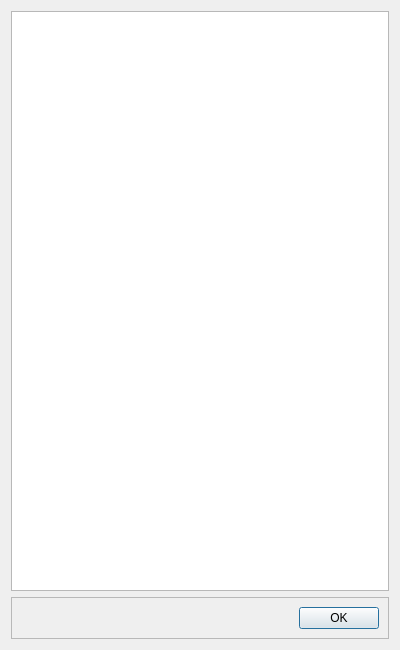
<?xml version="1.0" encoding="UTF-8"?>
<ui version="4.0">
 <class>infoDialog</class>
 <widget class="QDialog" name="infoDialog">
  <property name="geometry">
   <rect>
    <x>0</x>
    <y>0</y>
    <width>400</width>
    <height>650</height>
   </rect>
  </property>
  <property name="windowTitle">
   <string>Information Dialog</string>
  </property>
  <layout class="QVBoxLayout" name="verticalLayout">
   <item>
    <widget class="QPlainTextEdit" name="statusText">
     <property name="acceptDrops">
      <bool>false</bool>
     </property>
     <property name="undoRedoEnabled">
      <bool>false</bool>
     </property>
     <property name="readOnly">
      <bool>true</bool>
     </property>
     <property name="centerOnScroll">
      <bool>false</bool>
     </property>
    </widget>
   </item>
   <item>
    <widget class="QFrame" name="frame">
     <property name="frameShape">
      <enum>QFrame::StyledPanel</enum>
     </property>
     <property name="frameShadow">
      <enum>QFrame::Raised</enum>
     </property>
     <layout class="QHBoxLayout" name="horizontalLayout">
      <item>
       <spacer name="horizontalSpacer">
        <property name="orientation">
         <enum>Qt::Horizontal</enum>
        </property>
        <property name="sizeHint" stdset="0">
         <size>
          <width>40</width>
          <height>20</height>
         </size>
        </property>
       </spacer>
      </item>
      <item>
       <widget class="QPushButton" name="saveBtn">
        <property name="text">
         <string>OK</string>
        </property>
       </widget>
      </item>
     </layout>
    </widget>
   </item>
  </layout>
 </widget>
 <resources/>
 <connections/>
</ui>
